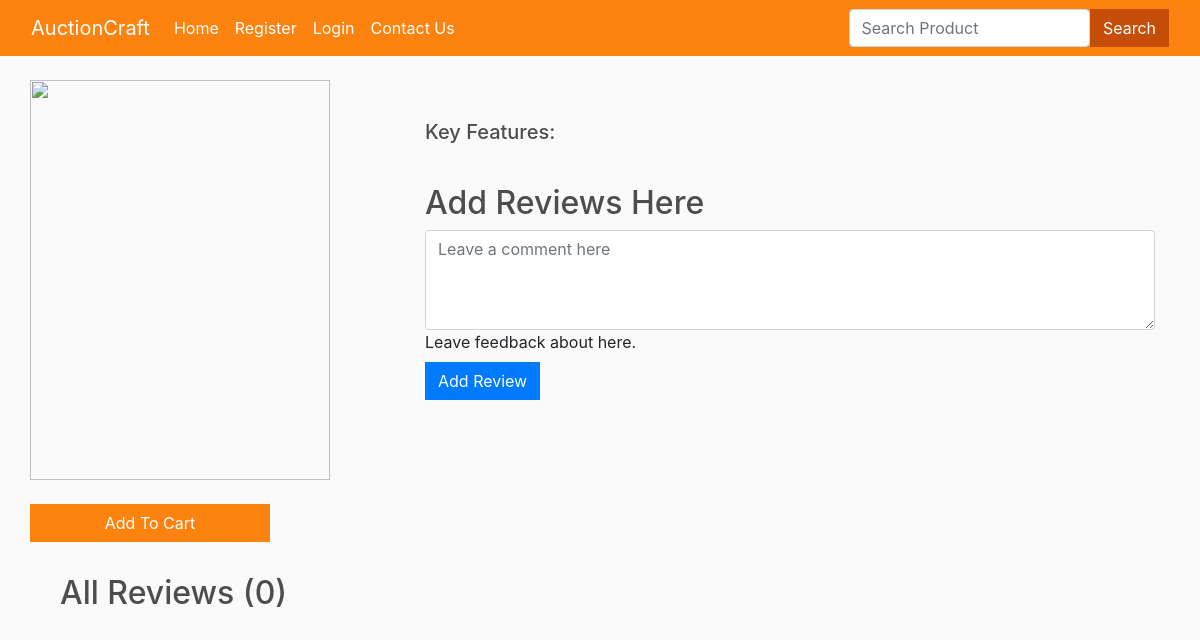
Before: /product_view/13/ with the older database file.
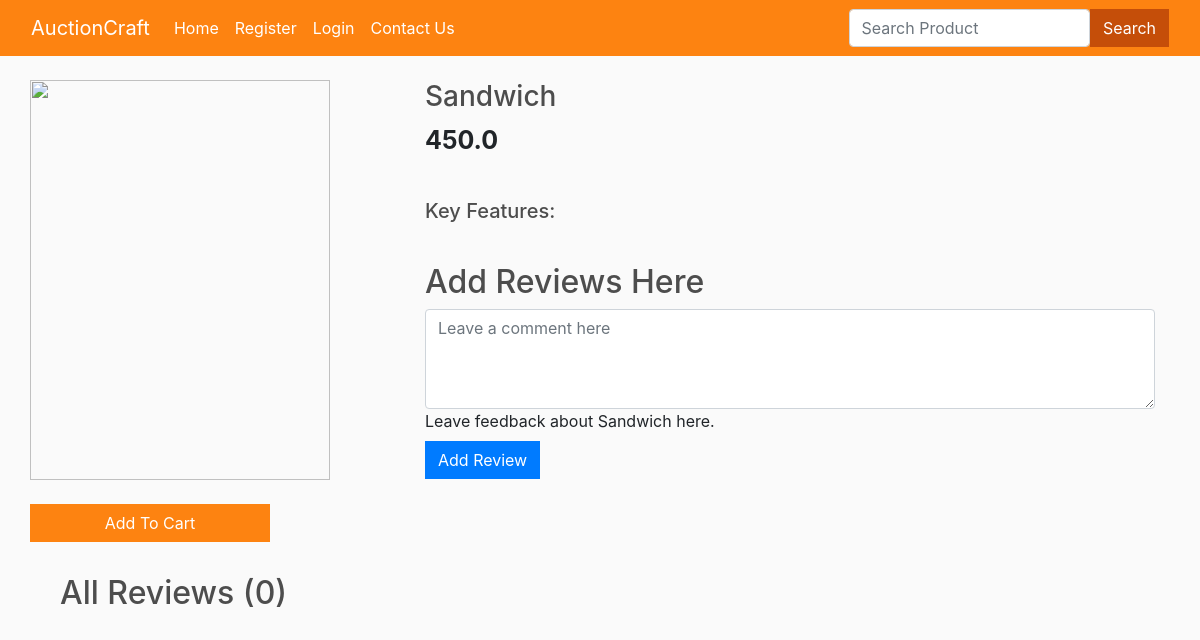
After: the same page with the newer database file.
### users/models.py (models this page shows, shortened)
class AuctionItem(models.Model):
    seller = models.ForeignKey(User, on_delete=models.CASCADE)
    name = models.CharField(max_length=100)
    price = models.FloatField()
    image = CloudinaryField('image')

### users/views.py (the view, shortened to what this page needs)
# urls.py: path("product_view/<int:myid>/", views.product_view, name="product_view"),
def product_view(request, myid):
    product = AuctionItem.objects.filter(id=myid).first()
    feature = AuctionItemFeature.objects.filter(product=product)
    reviews = AuctionItemReview.objects.filter(product=product)
    data = cartData(request)
    items = data['items']
    order = data['order']
    cartItems = data['cartItems']
    return render(request, "users/items.html", {'product': product, 'cartItems': cartItems, 'feature': feature, 'reviews': reviews})

### users/inherit.py (called while the page is built)
def cartData(request):
    if request.user.is_authenticated:
        customer = request.user.customer
        order, created = Purchase.objects.get_or_create(customer=customer, complete=False)
        items = order.purchaseitem_set.all()
        cartItems = order.get_cart_items
    else:
        items = []
        order = {'get_cart_total':0, 'get_cart_items':0}
        cartItems = order['get_cart_items']
    return {'cartItems':cartItems, 'items':items, 'order':order}

### users/templates/users/items.html (shortened to what this page needs)
{% extends 'users/base.html' %}
{% load static %}
{% block body %}
{% load humanize %}
<div class="container mt-4">
	<div class="row">
		<div class="col-md-4">
			<div class="row">
				<img src="{{ product.image.url }}" alt="" style="width: 300px; height: 400px;">
			</div>
			<br>
			<div class="row">
				<button data-product="{{product.id}}" data-action="add" class="btn add-btn update-cart"
					style="background-color: #FD8311; color: white; width: 15rem;">Add To Cart</button>
			</div>
			<br>
		</div>
		<div class="col-md-8">
			<h3>{{product.name}}</h3>
			<p style="font-size: 25px;"><b>{{product.price}}</b></p>
			<br>
			<h5>Key Features:</h5>
			<br>
			<h2>Add Reviews Here</h2>
			<form method="POST" action="/product_view/{{product.id}}/">
				<div class="form-floating">
					<textarea class="form-control" placeholder="Leave a comment here" id="floatingTextarea2" style="height: 100px"
						id="content" name="content"></textarea>
					<label for="floatingTextarea2">Leave feedback about {{product.name}} here.</label>
					<br>
					<button type="submit" class="btn btn-primary">Add Review</button>
				</div>
			</form>
		</div>
	</div>
	<div class="container mt-2">
		<h2>All Reviews ({{reviews.count}})</h2>
	</div>
</div>
{% endblock %}

Changed rows visible on the page:
added AuctionItem: name "Sandwich", price "450.0"
